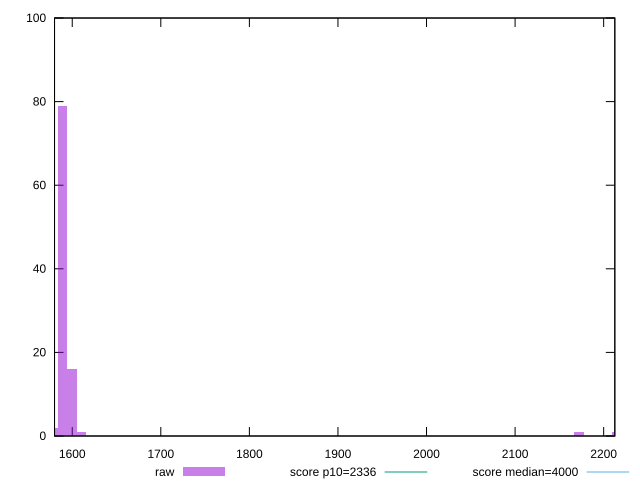

The gnuplot source for this figure:
reset

$raw <<EOF
2214.3639137594305 1
2171.9837431611636 1
1589.2563974349978 79
1599.8514400845645 16
1610.4464827341312 1
1578.6613547854313 2
EOF

set key outside below
set boxwidth 10.595042649566652
set xrange [1580.0095:2212.5979999999995]
set yrange [0:100]
set trange [0:100]
set style fill transparent solid 0.5 noborder

set parametric
set terminal svg size 640, 490 enhanced background rgb 'white'
set output "report_00019_2021-02-10T18-14-37.922Z//first-contentful-paint/samples/pages+cached+noadtech+nomedia+nocss/raw/histogram.svg"

plot $raw title "raw" with boxes, \
     2336,t title "score p10=2336", \
     4000,t title "score median=4000"

reset
